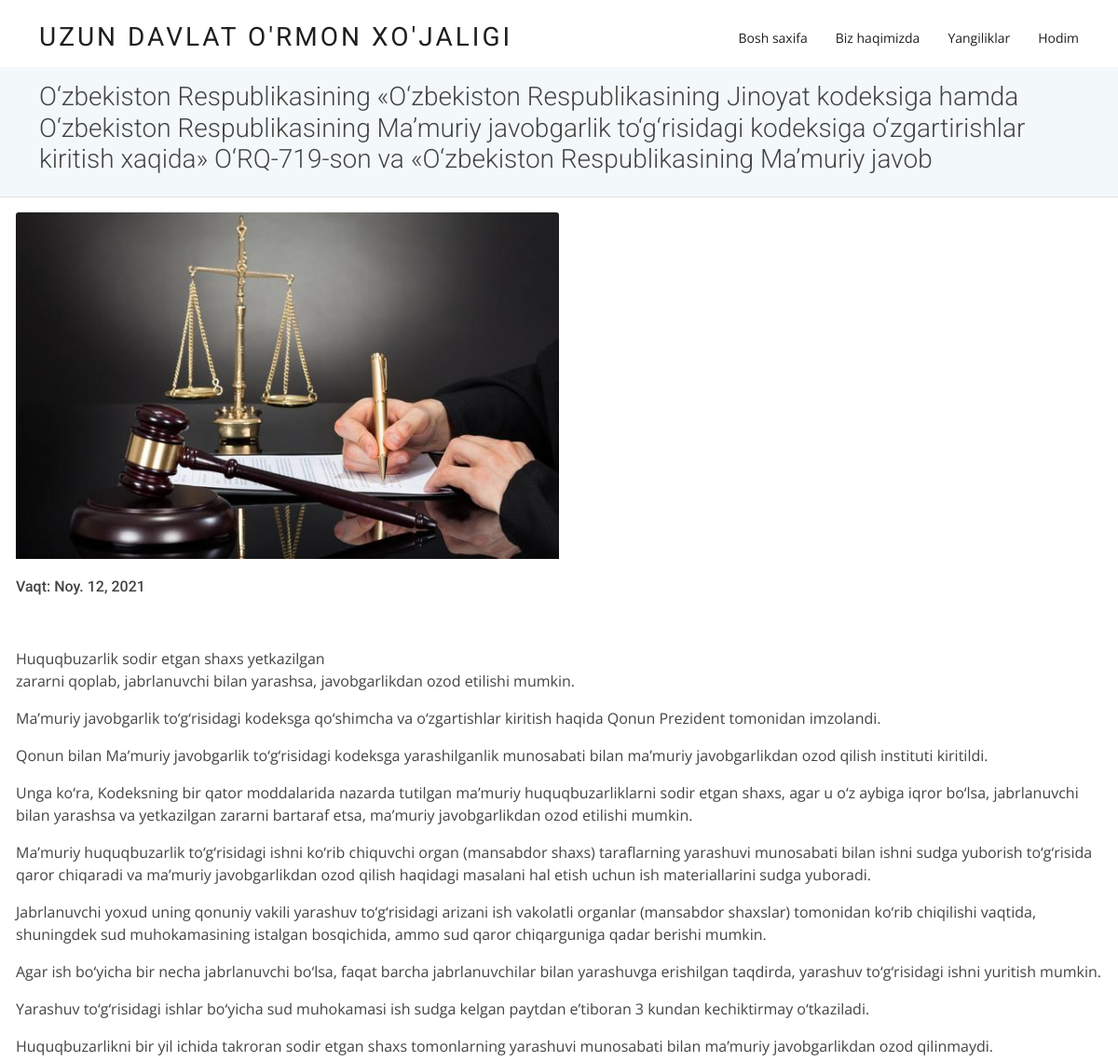
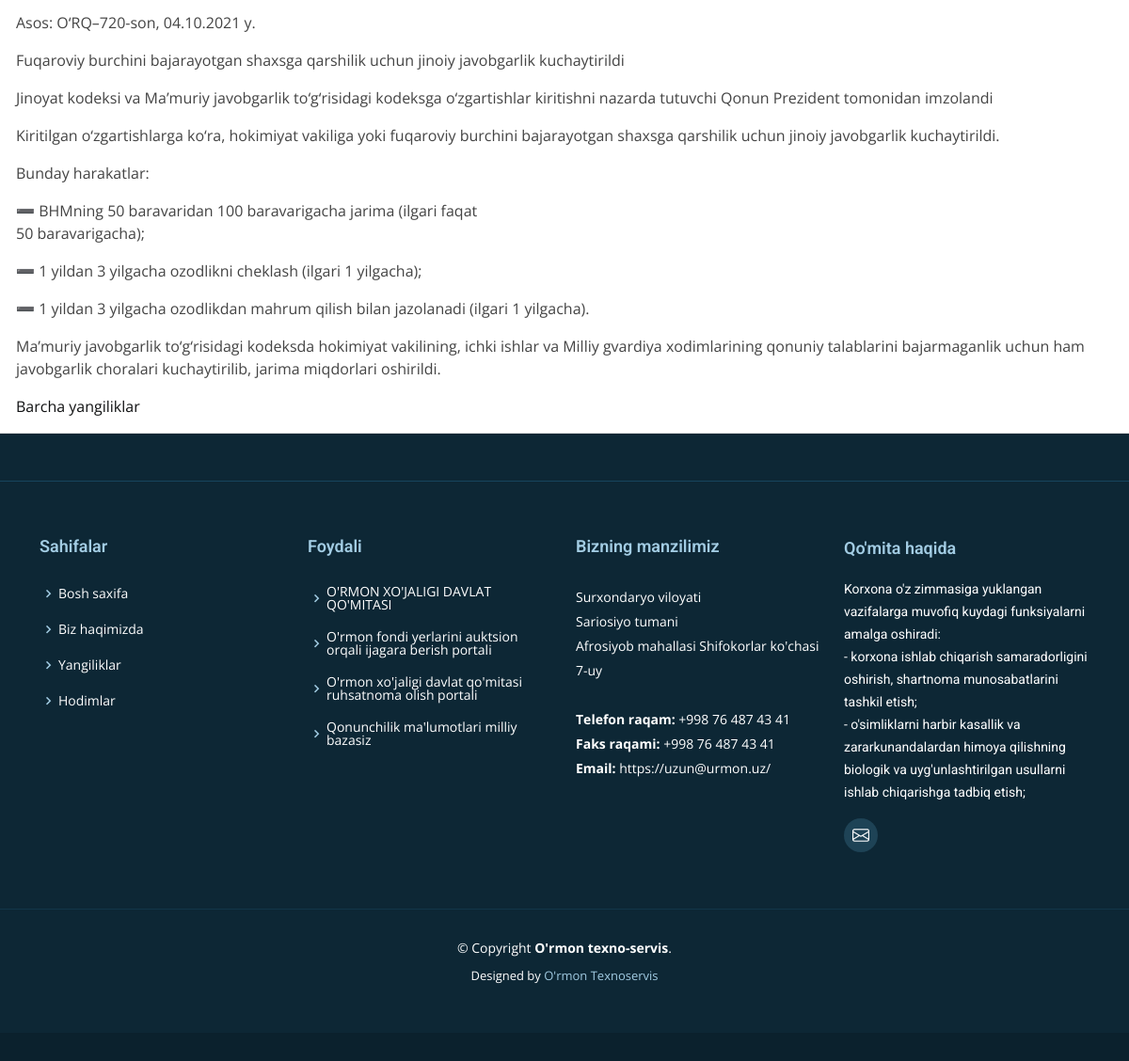
Page /2/ on the committed database (2 pictures, top to bottom).
### articles/models.py (models this page shows, shortened)
class Newsmodel(models.Model):
    image = models.ImageField(upload_to='image/')
    title = models.CharField(max_length=250)
    summary = models.CharField(max_length=250)
    body = RichTextField()
    date = models.DateField(auto_now=True)

### articles/views.py (the view)
# urls.py: path('<int:pk>/', detailview, name='detail'),
def detailview(request, pk):
    news = Newsmodel.objects.get(id=pk)
    context = {
        'news': news
    }
    return render(request, 'detail.html', context)

### templates/detail.html (shortened to what this page needs)
{% extends 'base.html' %}
{% block content %}
<br><br>
<br>
    <section class="breadcrumbs">
      <div class="container">
        <div class="d-flex justify-content-between align-items-center">
          <h2>{{ news.title }}</h2>
        </div>
      </div>
    </section>
<div class='row'>
  <div class='card'>
    <div class='card-body'>
      {% if news.image %}
        <img class='card-img-top' src="{{ news.image.url }}" style="width: 50%">
      {% endif %}
        <br><br>
        <h6 class="card-subtitle mb-2 tetx-muted"> Vaqt: {{ news.date }} </h6>
        <p class="card-text">{{ news.body  | safe}}</p>
        <a href="{% url 'news' %}">Barcha yangiliklar</a>
    </div>
  </div>
</div>
{% endblock %}

### static/css/style.css (style rules this page uses)
body { font-family: "Open Sans", sans-serif; color: #444; }
a { color: #111213; text-decoration: none; }
h1, h2, h3, h4, h5, h6, .font-primary { font-family: "Roboto", sans-serif; }
section { padding: 60px 0; }
.breadcrumbs { padding: 15px 0; background-color: #f3f8fa; min-height: 40px; }
.breadcrumbs h2 { font-size: 28px; font-weight: 300; }

### rows in the picture
Newsmodel: title "O‘zbekiston Respublikasining «O‘zbekiston Respublikasining Jinoyat kodeksiga hamda O‘zbekiston Respublikasining Ma’muriy javobgarlik to‘g‘risidagi kodeksiga o‘zgartirishlar kiritish xaqida» O‘RQ-719-son va «O‘zbekiston Respublikasining Ma’muriy javob", image (picture), date "Noy. 12, 2021", body "Huquqbuzarlik sodir etgan shaxs yetkazilgan zararni qoplab, jabrlanuvchi bilan yarashsa, javobgarlikdan ozod etilishi mumkin. Ma’muriy javobgarlik to‘g‘risidagi kodeksga qo‘shimcha va o‘zgartishlar kiritish haqida Qonun Prezident tomonidan imzolandi. Qonun bilan Ma’muriy javobgarlik to‘g‘risidagi kodeksga yarashilganlik munosabati bilan ma’muriy javobgarlikdan ozod qilish instituti kiritildi. Unga ko‘ra, Kodeksning bir qator moddalarida nazarda tutilgan ma’muriy huquqbuzarliklarni sodir etgan shaxs, agar u o‘z aybiga iqror bo‘lsa, jabrlanuvchi bilan yarashsa va yetkazilgan zararni bartaraf etsa, ma’muriy javobgarlikdan ozod etilishi mumkin. Ma’muriy huquqbuzarlik to‘g‘risidagi ishni ko‘rib…"
